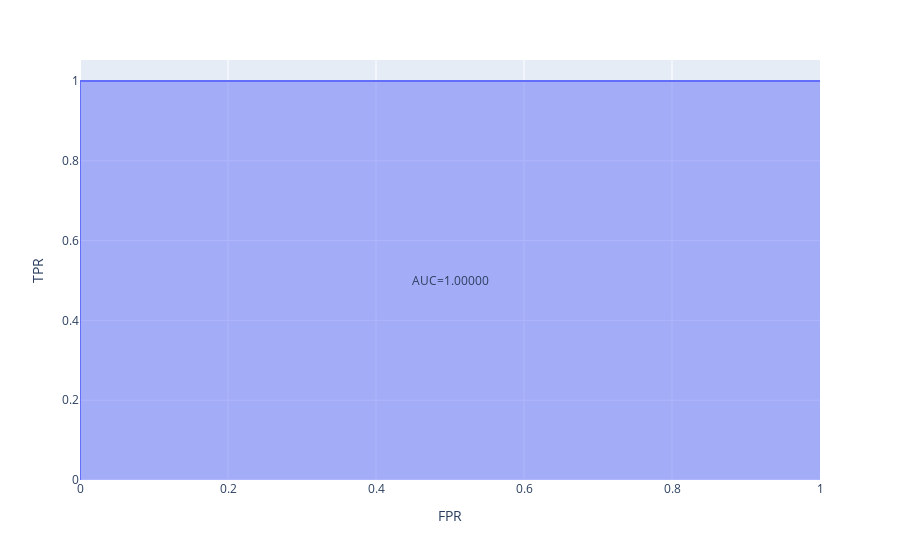

Notebook code for this chart:
### Code cell
final_model = get_final_model()

### Figure 1 — Plotly figure (JSON) as saved in the notebook; plotly's stock layout.template omitted (floating-point values rounded to 4 significant figures)
{"data": [{"customdata": [[null], [1], [1.0], [4.174e-11]], "fillpattern": {"shape": ""}, "hovertemplate": "FPR=%{x}<br>TPR=%{y}<br>Thresholds=%{customdata[0]}<extra></extra>", "legendgroup": "", "line": {"color": "#636efa"}, "marker": {"symbol": "circle"}, "mode": "lines", "name": "", "orientation": "v", "showlegend": false, "stackgroup": "1", "type": "scatter", "x": [0, 0, 0, 1], "xaxis": "x", "y": [0, 0.875, 1, 1], "yaxis": "y"}], "layout": {"annotations": [{"showarrow": false, "text": "AUC=1.00000", "x": 0.5, "y": 0.5}], "legend": {"tracegroupgap": 0}, "margin": {"t": 60}, "xaxis": {"anchor": "y", "domain": [0, 1], "title": {"text": "FPR"}}, "yaxis": {"anchor": "x", "domain": [0, 1], "title": {"text": "TPR"}}}}
